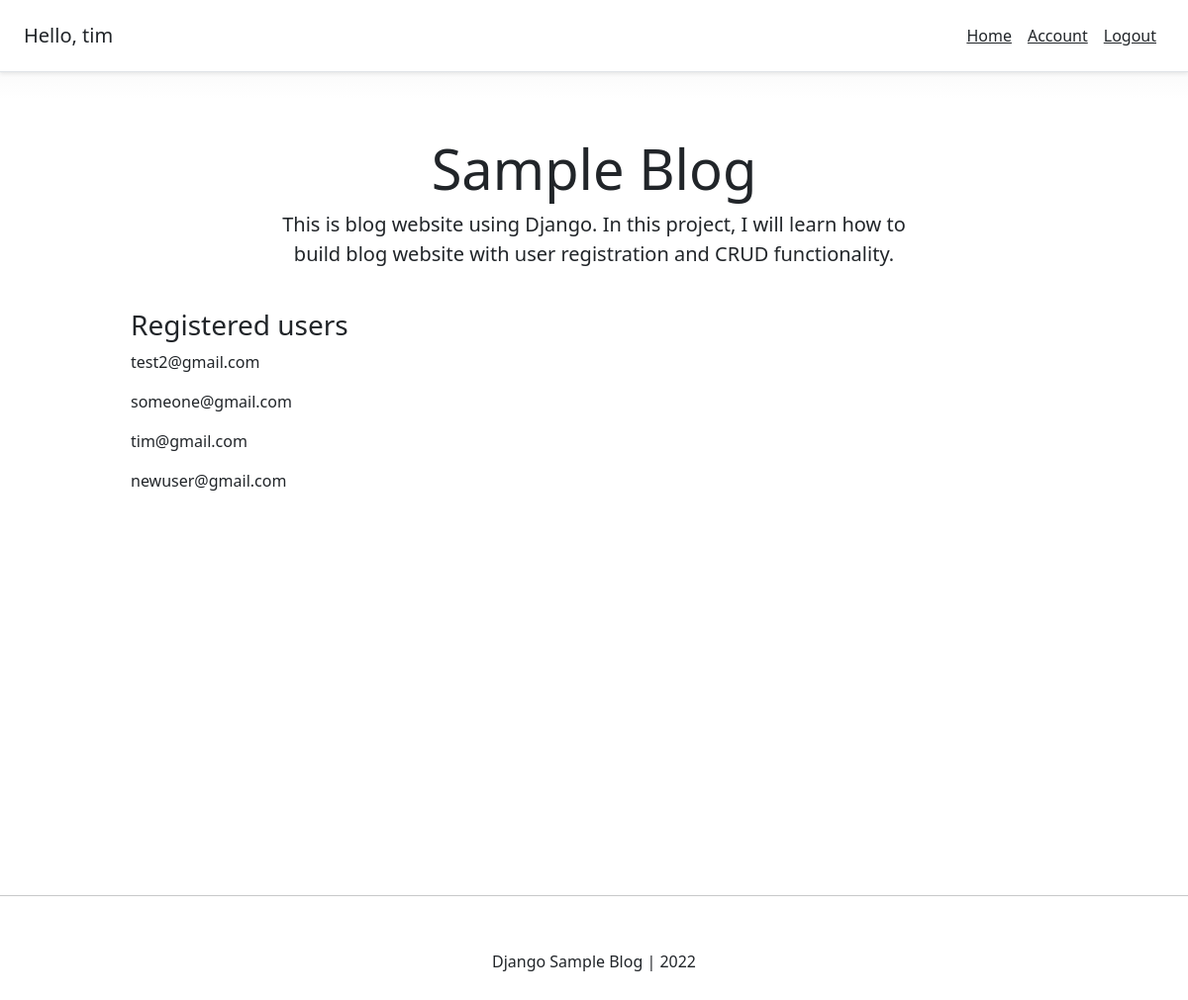
The app's page / (signed in) with its own data.
### account/models.py (models this page shows, shortened)
class Account(AbstractBaseUser):
    email           = models.EmailField(verbose_name="email", max_length=60, unique=True)
    username        = models.CharField(max_length=30, unique=True)
    date_joined     = models.DateTimeField(verbose_name='date joined', auto_now_add=True)
    last_joined     = models.DateTimeField(verbose_name='last login', auto_now=True)
    is_admin        = models.BooleanField(default=False)
    is_active       = models.BooleanField(default=True)
    is_staff        = models.BooleanField(default=False)
    is_superuser    = models.BooleanField(default=False)
    USERNAME_FIELD = 'email'
    REQUIRED_FIELDS = ['username', ]
    objects = MyAccountManager()
    def __str__(self):
        return self.email

### personal/views.py (the view)
# urls.py: path('', home_screen_view, name="home"),
def home_screen_view(request):
    context = {}
    accounts = Account.objects.all()
    context['accounts'] = accounts
    return render(request, "personal/home.html", context)

### personal/templates/personal/home.html
{% extends 'base.html' %}
{% block content %}
<div class="pricing-header px-3 py-3 pt-md-5 pb-md-4 mx-auto text-center">
    <h1 class="display-4">Sample Blog</h1>
    <p class="lead">This is blog website using Django. In this project, I will learn how to build blog website with user registration and CRUD functionality.</p>
</div>
<div class="container">
    <div class="d-flex flex-column">
        <h3>Registered users</h3>
        {% for account in accounts %}
            <p>{{account}}</p>
        {% endfor %}
    </div>
</div>
{% endblock content %}

### templates/snippets/header.html (shortened to what this page needs)
<link href="https://cdn.jsdelivr.net/npm/bootstrap@5.2.0-beta1/dist/css/bootstrap.min.css" rel="stylesheet">
<div class="d-flex flex-column flex-md-row align-items-center p-3 px-md-4 mb-3 bg-white border-bottom shadow-sm">
    <h5 class="my-0 mr-md-auto font-weight-normal">
        {% if request.user.is_authenticated %}
            Hello, {{request.user.username}}
        {% endif %}
    </h5>
    <nav class="d-inline-flex my-2 mt-2 my-md-0 mr-md-3 ms-md-auto">
        {% if request.user.is_authenticated %}
            <a class="p-2 text-dark" href="{% url 'home' %}">Home</a>
            <a class="p-2 text-dark" href="{% url 'account' %}">Account</a>
            <a class="p-2 text-dark" href="{% url 'logout' %}">Logout</a>
        {% else %}
            <a class="p-2 text-dark" href="{% url 'home' %}">Home</a>
            <a class="p-2 text-dark" href="{% url 'login' %}">Login</a>
            <a class="btn btn-outline-primary" href="{% url 'register' %}">Register</a>
        {% endif %}
    </nav>
</div>

### templates/snippets/header.html (style rules this page uses)
body { background-image: linear-gradient(180deg, #eee, #fff 100px, #fff); }
.container { max-width: 960px; }
.pricing-header { max-width: 700px; }

### records on screen
Account: user.username "tim", email "tim@gmail.com"
Account: email "test2@gmail.com"
Account: email "someone@gmail.com"
Account: email "newuser@gmail.com"
